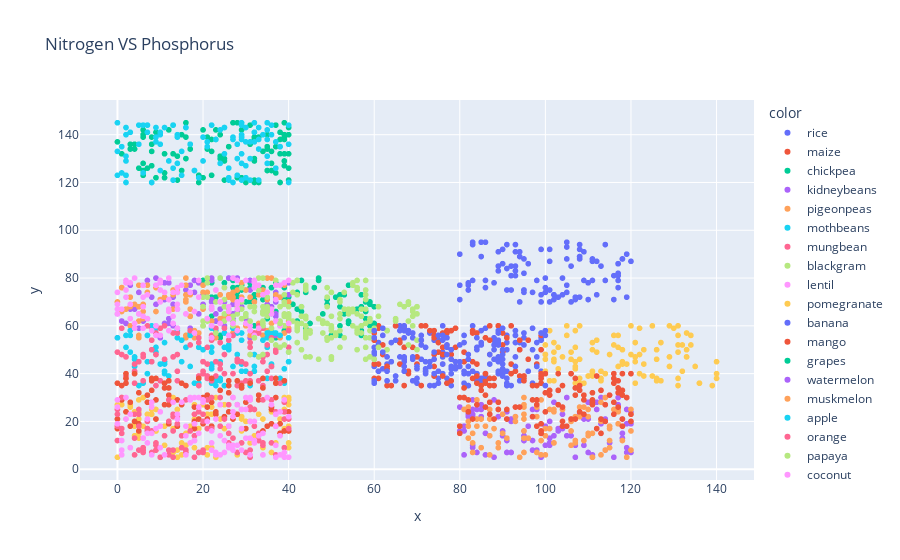

This figure's notebook cell:
### Code cell
fig = px.scatter(x=df['N'],y=df['P'],color=df['label'],title="Nitrogen VS Phosphorus")
fig.show()

### Figure 1 — Plotly figure (JSON) as saved in the notebook; plotly's stock layout.template omitted (floating-point values rounded to 4 significant figures)
{"data": [{"hovertemplate": "color=rice<br>x=%{x}<br>y=%{y}<extra></extra>", "legendgroup": "rice", "marker": {"color": "#636efa", "symbol": "circle"}, "mode": "markers", "name": "rice", "showlegend": true, "type": "scattergl", "x": [90, 85, 60, 74, 78, 69, 69, 94, 89, 68, 91, 90, 78, 93, 94, 60, 85, 91, 77, 88, 89, 76, 67, 83, 98, 66, 97, 97, 60, 84, 73, 92, 85, 98, 88, 95, 99, 95, 60, 63, 62, 64, 83, 82, 85, 91, 76, 74, 79, 88, 60, 76, 93, 65, 95, 75, 74, 91, 71, 99, 72, 83, 93, 70, 76, 99, 99, 86, 69, 91, 61, 67, 79, 78, 75, 97, 67, 73, 77, 81, 68, 72, 61, 67, 67, 66, 82, 84, 81, 91, 93, 90, 81, 78, 60, 88, 93, 60, 78, 65], "xaxis": "x", "y": [42, 58, 55, 35, 42, 37, 55, 53, 54, 58, 53, 46, 58, 56, 50, 48, 38, 35, 38, 35, 45, 40, 59, 41, 47, 53, 59, 50, 49, 51, 57, 35, 37, 53, 54, 55, 57, 39, 43, 44, 42, 45, 60, 40, 52, 35, 49, 39, 43, 55, 36, 60, 56, 60, 52, 38, 54, 36, 46, 55, 40, 58, 58, 36, 47, 41, 54, 59, 46, 56, 52, 45, 42, 43, 54, 36, 47, 35, 36, 41, 57, 45, 53, 43, 58, 60, 43, 50, 53, 50, 53, 44, 45, 40, 51, 46, 47, 55, 35, 37], "yaxis": "y"}, {"hovertemplate": "color=maize<br>x=%{x}<br>y=%{y}<extra></extra>", "legendgroup": "maize", "marker": {"color": "#EF553B", "symbol": "circle"}, "mode": "markers", "name": "maize", "showlegend": true, "type": "scattergl", "x": [71, 61, 80, 73, 61, 68, 93, 89, 76, 67, 70, 90, 62, 92, 66, 63, 70, 61, 66, 74, 77, 99, 74, 83, 100, 79, 94, 75, 78, 87, 87, 63, 84, 64, 60, 98, 75, 86, 98, 76, 99, 60, 74, 89, 69, 96, 61, 74, 74, 63, 99, 77, 87, 60, 94, 95, 84, 77, 66, 63, 79, 72, 67, 86, 76, 75, 81, 73, 71, 96, 99, 62, 86, 94, 76, 77, 74, 81, 63, 99, 90, 68, 60, 71, 61, 88, 65, 78, 78, 92, 79, 91, 76, 87, 71, 90, 67, 60, 83, 83], "xaxis": "x", "y": [54, 44, 43, 58, 38, 41, 41, 60, 44, 60, 44, 49, 52, 44, 54, 58, 47, 41, 53, 55, 57, 50, 56, 45, 48, 51, 39, 49, 48, 54, 35, 43, 57, 35, 46, 44, 56, 55, 35, 57, 56, 44, 48, 60, 51, 46, 60, 58, 43, 43, 36, 36, 60, 38, 54, 38, 44, 58, 44, 35, 45, 60, 51, 36, 48, 53, 45, 45, 35, 54, 39, 48, 37, 50, 39, 52, 39, 49, 42, 38, 52, 40, 57, 52, 59, 38, 60, 37, 58, 60, 59, 55, 51, 48, 60, 57, 35, 54, 58, 57], "yaxis": "y"}, {"hovertemplate": "color=chickpea<br>x=%{x}<br>y=%{y}<extra></extra>", "legendgroup": "chickpea", "marker": {"color": "#00cc96", "symbol": "circle"}, "mode": "markers", "name": "chickpea", "showlegend": true, "type": "scattergl", "x": [40, 23, 39, 22, 36, 32, 58, 59, 42, 28, 58, 43, 58, 23, 27, 28, 50, 39, 25, 31, 26, 25, 31, 60, 59, 22, 36, 59, 54, 43, 28, 42, 32, 22, 31, 28, 57, 49, 46, 54, 38, 59, 36, 57, 35, 35, 52, 27, 57, 52, 43, 44, 24, 29, 20, 56, 37, 49, 59, 20, 24, 51, 57, 22, 52, 29, 44, 41, 52, 34, 42, 34, 27, 30, 57, 27, 32, 31, 33, 47, 54, 47, 35, 53, 45, 37, 30, 37, 53, 22, 60, 42, 39, 35, 30, 57, 48, 36, 40, 49], "xaxis": "x", "y": [72, 72, 58, 72, 67, 73, 70, 70, 62, 74, 66, 66, 63, 62, 62, 72, 56, 71, 78, 70, 80, 68, 78, 68, 62, 67, 65, 60, 77, 68, 76, 79, 60, 78, 79, 58, 58, 55, 76, 61, 60, 55, 76, 68, 66, 64, 60, 76, 60, 68, 79, 74, 55, 77, 60, 67, 66, 71, 69, 79, 56, 72, 73, 64, 73, 75, 59, 69, 56, 76, 74, 71, 73, 70, 57, 79, 71, 76, 75, 80, 62, 79, 57, 73, 61, 78, 75, 55, 65, 60, 61, 67, 76, 63, 65, 56, 65, 56, 58, 69], "yaxis": "y"}, {"hovertemplate": "color=kidneybeans<br>x=%{x}<br>y=%{y}<extra></extra>", "legendgroup": "kidneybeans", "marker": {"color": "#ab63fa", "symbol": "circle"}, "mode": "markers", "name": "kidneybeans", "showlegend": true, "type": "scattergl", "x": [13, 25, 31, 40, 2, 26, 17, 26, 17, 27, 28, 25, 28, 25, 12, 6, 22, 27, 10, 23, 19, 19, 22, 37, 11, 18, 21, 24, 34, 16, 17, 37, 40, 9, 1, 33, 23, 6, 25, 7, 8, 27, 28, 32, 27, 17, 0, 13, 34, 9, 11, 3, 35, 3, 23, 22, 31, 34, 12, 27, 7, 24, 11, 37, 25, 34, 20, 37, 18, 4, 37, 5, 11, 22, 12, 5, 27, 31, 36, 5, 32, 11, 0, 14, 29, 32, 17, 13, 14, 9, 20, 40, 27, 14, 7, 27, 30, 37, 27, 22], "xaxis": "x", "y": [60, 70, 55, 64, 61, 65, 57, 80, 59, 59, 58, 57, 80, 60, 78, 77, 79, 80, 55, 65, 78, 65, 70, 64, 71, 79, 63, 80, 60, 75, 77, 72, 73, 77, 62, 59, 59, 62, 63, 79, 72, 64, 66, 57, 56, 77, 65, 72, 60, 80, 72, 67, 69, 77, 62, 71, 79, 59, 63, 56, 63, 67, 71, 74, 76, 66, 69, 65, 74, 67, 56, 59, 61, 80, 61, 74, 69, 75, 68, 65, 79, 78, 55, 59, 68, 68, 64, 69, 67, 69, 73, 78, 72, 67, 56, 65, 63, 70, 63, 60], "yaxis": "y"}, {"hovertemplate": "color=pigeonpeas<br>x=%{x}<br>y=%{y}<extra></extra>", "legendgroup": "pigeonpeas", "marker": {"color": "#FFA15A", "symbol": "circle"}, "mode": "markers", "name": "pigeonpeas", "showlegend": true, "type": "scattergl", "x": [3, 40, 33, 27, 10, 30, 40, 38, 35, 38, 33, 16, 31, 16, 27, 40, 18, 3, 26, 16, 24, 9, 16, 28, 16, 24, 38, 9, 34, 1, 6, 26, 27, 27, 36, 17, 26, 17, 14, 39, 6, 8, 2, 1, 16, 23, 32, 28, 5, 36, 1, 24, 17, 5, 5, 37, 13, 6, 16, 25, 34, 20, 35, 14, 36, 7, 29, 30, 20, 19, 3, 5, 5, 37, 9, 20, 31, 0, 21, 13, 27, 29, 5, 39, 22, 18, 39, 13, 27, 26, 23, 4, 20, 7, 17, 35, 11, 20, 10, 33], "xaxis": "x", "y": [72, 59, 73, 57, 79, 75, 70, 55, 58, 61, 58, 56, 72, 80, 72, 62, 58, 68, 67, 70, 63, 76, 55, 75, 71, 70, 72, 66, 56, 76, 69, 73, 61, 71, 61, 73, 72, 64, 74, 60, 66, 59, 67, 76, 73, 75, 70, 59, 62, 67, 66, 73, 67, 55, 56, 77, 73, 63, 77, 64, 75, 77, 80, 75, 80, 77, 78, 60, 74, 57, 60, 77, 68, 73, 59, 72, 56, 70, 74, 67, 74, 72, 68, 57, 62, 55, 77, 75, 71, 64, 55, 69, 67, 74, 64, 71, 72, 60, 71, 61], "yaxis": "y"}, {"hovertemplate": "color=mothbeans<br>x=%{x}<br>y=%{y}<extra></extra>", "legendgroup": "mothbeans", "marker": {"color": "#19d3f3", "symbol": "circle"}, "mode": "markers", "name": "mothbeans", "showlegend": true, "type": "scattergl", "x": [3, 22, 36, 4, 29, 32, 14, 5, 25, 11, 40, 38, 27, 24, 23, 29, 31, 0, 7, 17, 11, 22, 9, 28, 26, 36, 8, 24, 22, 36, 22, 17, 8, 7, 36, 11, 6, 17, 4, 9, 25, 36, 21, 37, 32, 29, 25, 10, 23, 9, 3, 22, 12, 39, 32, 30, 19, 4, 21, 35, 22, 35, 17, 28, 22, 11, 38, 23, 25, 40, 23, 2, 3, 26, 39, 27, 24, 7, 15, 26, 20, 34, 19, 29, 20, 11, 15, 35, 9, 40, 35, 14, 40, 18, 35, 4, 22, 33, 2, 16], "xaxis": "x", "y": [49, 59, 58, 43, 54, 43, 55, 35, 57, 53, 49, 56, 43, 38, 45, 57, 35, 55, 45, 58, 44, 49, 51, 48, 50, 56, 60, 37, 43, 43, 44, 43, 45, 56, 57, 45, 36, 57, 47, 49, 51, 44, 38, 57, 48, 44, 51, 44, 35, 60, 58, 42, 39, 36, 41, 41, 36, 46, 39, 57, 55, 51, 56, 57, 36, 41, 38, 37, 35, 45, 58, 56, 56, 51, 42, 59, 45, 40, 45, 52, 45, 54, 51, 41, 50, 40, 54, 55, 59, 45, 38, 58, 55, 36, 52, 59, 51, 47, 51, 51], "yaxis": "y"}, {"hovertemplate": "color=mungbean<br>x=%{x}<br>y=%{y}<extra></extra>", "legendgroup": "mungbean", "marker": {"color": "#FF6692", "symbol": "circle"}, "mode": "markers", "name": "mungbean", "showlegend": true, "type": "scattergl", "x": [19, 8, 36, 10, 22, 9, 34, 31, 0, 21, 28, 17, 24, 28, 21, 34, 19, 31, 19, 24, 13, 31, 28, 31, 33, 34, 13, 33, 32, 23, 35, 6, 29, 4, 10, 14, 8, 20, 36, 14, 11, 10, 7, 2, 20, 2, 27, 35, 4, 1, 36, 11, 34, 21, 17, 25, 2, 9, 37, 36, 40, 30, 1, 9, 14, 35, 31, 4, 30, 9, 20, 37, 34, 14, 23, 5, 22, 40, 27, 31, 38, 6, 6, 24, 25, 32, 8, 19, 39, 33, 26, 21, 22, 29, 4, 10, 4, 20, 23, 25], "xaxis": "x", "y": [55, 54, 55, 56, 56, 57, 59, 51, 49, 39, 35, 52, 42, 46, 38, 60, 53, 58, 35, 53, 47, 53, 45, 37, 60, 45, 57, 57, 57, 59, 41, 48, 36, 36, 59, 48, 50, 40, 43, 57, 60, 59, 60, 47, 45, 39, 40, 48, 59, 48, 43, 46, 47, 44, 58, 40, 38, 48, 49, 38, 58, 44, 59, 48, 41, 52, 48, 41, 37, 35, 41, 50, 35, 37, 39, 45, 37, 51, 56, 40, 36, 37, 47, 44, 59, 56, 45, 39, 37, 37, 54, 51, 54, 45, 40, 37, 44, 45, 45, 48], "yaxis": "y"}, {"hovertemplate": "color=blackgram<br>x=%{x}<br>y=%{y}<extra></extra>", "legendgroup": "blackgram", "marker": {"color": "#B6E880", "symbol": "circle"}, "mode": "markers", "name": "blackgram", "showlegend": true, "type": "scattergl", "x": [56, 25, 42, 42, 44, 50, 35, 30, 27, 50, 39, 57, 52, 55, 51, 36, 59, 50, 30, 20, 58, 25, 52, 40, 20, 48, 49, 48, 32, 21, 20, 25, 41, 53, 39, 25, 21, 57, 56, 49, 24, 49, 28, 55, 50, 34, 20, 55, 23, 53, 26, 33, 37, 33, 22, 20, 43, 44, 34, 21, 25, 41, 28, 35, 52, 58, 34, 52, 23, 42, 37, 44, 21, 56, 29, 43, 55, 44, 29, 47, 40, 58, 41, 58, 27, 27, 52, 44, 21, 60, 33, 59, 29, 59, 29, 58, 55, 42, 44, 38], "xaxis": "x", "y": [79, 62, 61, 73, 58, 55, 72, 64, 64, 74, 73, 67, 63, 66, 56, 66, 55, 58, 65, 62, 71, 71, 71, 63, 60, 61, 68, 62, 66, 63, 72, 65, 78, 67, 60, 76, 78, 60, 75, 72, 80, 76, 68, 78, 64, 80, 68, 67, 70, 74, 67, 80, 79, 75, 55, 68, 68, 76, 60, 72, 68, 62, 65, 64, 58, 75, 66, 70, 57, 58, 62, 75, 80, 76, 76, 61, 60, 63, 67, 63, 68, 61, 74, 79, 62, 60, 65, 55, 62, 59, 77, 58, 63, 63, 70, 73, 77, 79, 77, 62], "yaxis": "y"}, {"hovertemplate": "color=lentil<br>x=%{x}<br>y=%{y}<extra></extra>", "legendgroup": "lentil", "marker": {"color": "#FF97FF", "symbol": "circle"}, "mode": "markers", "name": "lentil", "showlegend": true, "type": "scattergl", "x": [32, 13, 38, 11, 37, 29, 2, 6, 13, 8, 6, 2, 3, 27, 39, 40, 37, 31, 22, 3, 4, 13, 12, 4, 9, 18, 32, 6, 15, 0, 30, 3, 2, 10, 14, 39, 19, 18, 31, 28, 5, 16, 34, 14, 22, 24, 2, 26, 27, 24, 13, 6, 12, 32, 6, 10, 38, 17, 26, 23, 32, 19, 22, 28, 1, 12, 36, 28, 12, 22, 26, 16, 14, 33, 21, 0, 10, 30, 0, 35, 7, 9, 14, 14, 36, 28, 28, 40, 10, 12, 37, 0, 7, 10, 39, 26, 9, 4, 34, 33], "xaxis": "x", "y": [76, 61, 60, 74, 71, 71, 72, 59, 64, 58, 77, 75, 69, 80, 78, 79, 62, 60, 67, 78, 80, 61, 66, 61, 60, 66, 56, 72, 77, 65, 79, 63, 78, 78, 67, 65, 72, 57, 58, 58, 65, 65, 65, 69, 55, 61, 79, 63, 61, 70, 74, 64, 58, 79, 68, 79, 77, 74, 68, 75, 78, 79, 60, 69, 67, 67, 67, 70, 71, 68, 66, 65, 59, 59, 63, 69, 75, 61, 74, 74, 63, 56, 74, 76, 65, 67, 79, 61, 70, 80, 77, 67, 73, 56, 70, 56, 77, 59, 73, 77], "yaxis": "y"}, {"hovertemplate": "color=pomegranate<br>x=%{x}<br>y=%{y}<extra></extra>", "legendgroup": "pomegranate", "marker": {"color": "#FECB52", "symbol": "circle"}, "mode": "markers", "name": "pomegranate", "showlegend": true, "type": "scattergl", "x": [2, 6, 8, 37, 0, 31, 21, 6, 25, 15, 14, 16, 36, 4, 29, 16, 18, 11, 5, 18, 9, 40, 22, 9, 12, 0, 2, 28, 8, 29, 17, 34, 21, 25, 8, 26, 4, 36, 5, 19, 39, 5, 4, 38, 37, 9, 29, 5, 22, 4, 21, 29, 23, 13, 5, 27, 7, 12, 4, 3, 1, 23, 24, 13, 40, 21, 3, 40, 14, 38, 34, 32, 18, 8, 15, 0, 22, 14, 31, 39, 10, 8, 32, 18, 20, 39, 20, 11, 40, 3, 9, 30, 40, 40, 32, 33, 4, 13, 39, 8], "xaxis": "x", "y": [24, 18, 26, 18, 27, 25, 21, 30, 27, 11, 5, 10, 7, 20, 22, 15, 27, 18, 15, 23, 8, 27, 23, 16, 29, 17, 21, 6, 23, 16, 18, 21, 23, 17, 25, 18, 19, 24, 24, 17, 30, 29, 24, 21, 11, 25, 22, 21, 26, 18, 6, 21, 5, 7, 13, 24, 23, 20, 19, 9, 27, 30, 21, 30, 11, 9, 27, 29, 25, 14, 9, 14, 21, 23, 6, 5, 9, 8, 11, 17, 5, 28, 13, 9, 27, 25, 7, 10, 18, 26, 16, 20, 9, 30, 25, 23, 14, 17, 24, 28], "yaxis": "y"}, {"hovertemplate": "color=banana<br>x=%{x}<br>y=%{y}<extra></extra>", "legendgroup": "banana", "marker": {"color": "#636efa", "symbol": "circle"}, "mode": "markers", "name": "banana", "showlegend": true, "type": "scattergl", "x": [91, 105, 108, 86, 80, 93, 90, 108, 108, 105, 118, 101, 95, 106, 86, 83, 85, 109, 100, 117, 114, 110, 94, 80, 114, 88, 112, 117, 111, 89, 93, 92, 105, 102, 94, 116, 117, 119, 99, 91, 80, 101, 108, 100, 109, 82, 106, 90, 83, 119, 107, 116, 101, 93, 95, 107, 83, 102, 86, 117, 111, 95, 91, 93, 92, 104, 103, 92, 93, 120, 108, 105, 98, 111, 97, 95, 89, 89, 118, 101, 99, 82, 90, 95, 104, 102, 100, 94, 99, 112, 117, 96, 113, 105, 85, 108, 92, 110, 82, 117], "xaxis": "x", "y": [94, 95, 92, 76, 77, 94, 92, 89, 88, 77, 88, 87, 75, 85, 95, 79, 95, 79, 76, 86, 94, 78, 70, 71, 79, 78, 73, 76, 87, 83, 91, 81, 74, 71, 91, 71, 79, 72, 73, 84, 90, 70, 89, 80, 91, 78, 70, 86, 95, 90, 72, 81, 75, 81, 75, 71, 94, 73, 79, 86, 79, 74, 75, 83, 85, 80, 72, 75, 85, 87, 72, 88, 79, 88, 74, 82, 91, 85, 88, 92, 92, 77, 86, 88, 73, 73, 74, 89, 70, 87, 82, 86, 85, 93, 89, 94, 81, 71, 75, 81], "yaxis": "y"}, {"hovertemplate": "color=mango<br>x=%{x}<br>y=%{y}<extra></extra>", "legendgroup": "mango", "marker": {"color": "#EF553B", "symbol": "circle"}, "mode": "markers", "name": "mango", "showlegend": true, "type": "scattergl", "x": [2, 39, 21, 25, 0, 20, 19, 18, 11, 30, 18, 23, 37, 11, 12, 3, 37, 26, 14, 40, 4, 36, 30, 28, 38, 12, 38, 8, 15, 34, 11, 33, 12, 12, 5, 1, 16, 35, 4, 9, 2, 26, 34, 5, 31, 34, 36, 7, 38, 5, 37, 21, 37, 23, 36, 24, 26, 22, 11, 29, 22, 23, 1, 2, 39, 15, 3, 8, 33, 14, 18, 9, 20, 9, 26, 31, 14, 40, 28, 0, 1, 2, 12, 7, 0, 26, 27, 22, 22, 28, 7, 29, 8, 39, 40, 19, 21, 22, 31, 18], "xaxis": "x", "y": [40, 24, 26, 22, 21, 19, 21, 17, 36, 28, 19, 23, 30, 27, 19, 28, 38, 37, 18, 16, 20, 25, 17, 37, 15, 37, 19, 33, 27, 16, 36, 29, 31, 34, 16, 30, 35, 18, 40, 29, 38, 32, 38, 32, 29, 34, 19, 17, 15, 19, 36, 31, 36, 23, 26, 33, 18, 17, 34, 35, 28, 24, 35, 24, 37, 36, 18, 38, 31, 29, 20, 21, 30, 38, 24, 36, 18, 16, 27, 17, 29, 36, 27, 28, 36, 35, 21, 38, 18, 23, 31, 34, 37, 16, 24, 38, 21, 18, 20, 26], "yaxis": "y"}, {"hovertemplate": "color=grapes<br>x=%{x}<br>y=%{y}<extra></extra>", "legendgroup": "grapes", "marker": {"color": "#00cc96", "symbol": "circle"}, "mode": "markers", "name": "grapes", "showlegend": true, "type": "scattergl", "x": [24, 13, 22, 36, 24, 2, 35, 11, 6, 17, 25, 27, 9, 16, 32, 22, 31, 3, 28, 4, 39, 38, 36, 25, 15, 24, 13, 5, 30, 23, 26, 7, 32, 9, 20, 32, 3, 38, 14, 20, 40, 36, 11, 0, 19, 31, 4, 39, 8, 39, 32, 12, 8, 8, 21, 40, 39, 19, 21, 17, 33, 22, 32, 37, 15, 39, 40, 40, 29, 32, 6, 8, 34, 35, 16, 8, 25, 16, 39, 38, 33, 35, 1, 39, 28, 6, 6, 29, 37, 38, 38, 14, 6, 32, 11, 23, 40, 6, 37, 35], "xaxis": "x", "y": [130, 144, 123, 125, 131, 123, 140, 122, 123, 134, 130, 145, 122, 139, 141, 138, 144, 136, 122, 136, 145, 132, 133, 121, 125, 140, 132, 126, 120, 142, 135, 126, 139, 141, 142, 129, 134, 138, 131, 122, 126, 128, 132, 137, 123, 136, 134, 139, 127, 138, 120, 142, 133, 139, 134, 140, 127, 120, 139, 136, 139, 133, 130, 135, 140, 132, 121, 132, 142, 121, 140, 120, 133, 135, 145, 136, 129, 130, 129, 135, 120, 125, 132, 140, 145, 128, 139, 122, 144, 120, 141, 121, 125, 138, 124, 138, 143, 142, 124, 134], "yaxis": "y"}, {"hovertemplate": "color=watermelon<br>x=%{x}<br>y=%{y}<extra></extra>", "legendgroup": "watermelon", "marker": {"color": "#ab63fa", "symbol": "circle"}, "mode": "markers", "name": "watermelon", "showlegend": true, "type": "scattergl", "x": [119, 119, 105, 114, 93, 80, 85, 85, 82, 118, 83, 86, 101, 119, 104, 95, 102, 109, 81, 103, 105, 97, 120, 95, 83, 83, 91, 116, 112, 88, 118, 92, 106, 99, 98, 108, 119, 117, 109, 80, 100, 91, 86, 107, 103, 101, 85, 84, 102, 98, 97, 90, 95, 82, 82, 110, 118, 120, 91, 81, 101, 101, 111, 107, 115, 84, 120, 91, 89, 113, 97, 117, 90, 104, 81, 88, 92, 81, 111, 108, 113, 83, 101, 114, 99, 92, 92, 91, 110, 112, 89, 100, 83, 95, 119, 97, 110, 96, 83, 120], "xaxis": "x", "y": [25, 19, 30, 8, 22, 26, 27, 22, 22, 13, 25, 15, 10, 9, 17, 12, 14, 21, 18, 17, 14, 8, 19, 16, 29, 9, 21, 5, 28, 29, 15, 21, 14, 5, 8, 22, 7, 27, 10, 16, 18, 7, 6, 5, 16, 20, 25, 7, 28, 25, 25, 16, 12, 23, 25, 28, 21, 20, 7, 6, 13, 17, 6, 10, 11, 25, 7, 12, 22, 19, 22, 30, 14, 23, 16, 5, 7, 18, 5, 23, 30, 10, 11, 21, 6, 20, 7, 24, 21, 25, 25, 10, 22, 14, 30, 12, 7, 18, 23, 24], "yaxis": "y"}, {"hovertemplate": "color=muskmelon<br>x=%{x}<br>y=%{y}<extra></extra>", "legendgroup": "muskmelon", "marker": {"color": "#FFA15A", "symbol": "circle"}, "mode": "markers", "name": "muskmelon", "showlegend": true, "type": "scattergl", "x": [115, 114, 101, 118, 95, 81, 117, 114, 113, 108, 81, 115, 83, 84, 109, 95, 119, 110, 82, 87, 85, 100, 107, 91, 102, 117, 85, 104, 102, 116, 100, 110, 104, 107, 98, 88, 87, 120, 95, 108, 82, 120, 110, 95, 106, 99, 106, 83, 117, 98, 113, 101, 98, 93, 95, 109, 118, 100, 89, 95, 95, 87, 93, 84, 111, 111, 111, 89, 110, 95, 115, 120, 102, 94, 84, 107, 80, 86, 113, 115, 82, 98, 117, 83, 120, 111, 85, 90, 99, 102, 80, 87, 114, 99, 89, 96, 82, 106, 90, 106], "xaxis": "x", "y": [17, 27, 25, 18, 26, 25, 24, 30, 6, 26, 30, 9, 7, 21, 26, 27, 5, 14, 18, 14, 9, 6, 12, 13, 25, 25, 21, 25, 24, 25, 17, 25, 25, 11, 26, 17, 25, 8, 13, 22, 13, 23, 22, 23, 10, 12, 20, 11, 19, 26, 20, 17, 7, 22, 21, 12, 12, 14, 9, 16, 7, 6, 20, 29, 5, 5, 15, 11, 15, 30, 12, 25, 11, 5, 18, 22, 18, 18, 28, 18, 20, 22, 25, 15, 16, 5, 21, 23, 29, 11, 18, 21, 8, 6, 25, 13, 26, 21, 15, 16], "yaxis": "y"}, {"hovertemplate": "color=apple<br>x=%{x}<br>y=%{y}<extra></extra>", "legendgroup": "apple", "marker": {"color": "#19d3f3", "symbol": "circle"}, "mode": "markers", "name": "apple", "showlegend": true, "type": "scattergl", "x": [24, 7, 14, 8, 20, 32, 27, 0, 22, 1, 30, 29, 13, 9, 0, 30, 36, 37, 33, 7, 35, 29, 2, 34, 29, 32, 13, 25, 9, 6, 37, 2, 11, 10, 24, 23, 18, 13, 26, 28, 26, 21, 21, 5, 2, 15, 31, 25, 16, 19, 10, 20, 28, 28, 2, 2, 27, 30, 32, 29, 26, 40, 6, 35, 17, 33, 16, 27, 29, 3, 15, 5, 10, 7, 2, 29, 30, 29, 14, 18, 33, 40, 9, 38, 28, 35, 12, 1, 0, 31, 35, 29, 33, 14, 35, 40, 25, 31, 36, 10], "xaxis": "x", "y": [128, 144, 128, 120, 129, 137, 139, 123, 144, 124, 122, 121, 126, 139, 133, 143, 140, 137, 121, 144, 128, 128, 143, 140, 144, 141, 144, 143, 137, 144, 126, 120, 143, 141, 142, 138, 125, 121, 122, 123, 121, 137, 135, 144, 123, 133, 130, 143, 143, 122, 125, 139, 123, 136, 131, 140, 138, 127, 145, 139, 126, 136, 124, 138, 136, 134, 143, 120, 145, 141, 123, 136, 136, 141, 129, 138, 137, 132, 139, 125, 143, 144, 143, 135, 130, 142, 129, 135, 145, 121, 131, 140, 138, 140, 145, 120, 132, 137, 144, 140], "yaxis": "y"}, {"hovertemplate": "color=orange<br>x=%{x}<br>y=%{y}<extra></extra>", "legendgroup": "orange", "marker": {"color": "#FF6692", "symbol": "circle"}, "mode": "markers", "name": "orange", "showlegend": true, "type": "scattergl", "x": [22, 37, 27, 7, 20, 26, 5, 0, 39, 13, 21, 33, 6, 19, 24, 9, 31, 22, 13, 16, 4, 0, 8, 4, 33, 30, 21, 11, 9, 5, 29, 33, 8, 15, 16, 0, 5, 6, 10, 1, 1, 0, 24, 36, 40, 40, 32, 9, 13, 15, 29, 1, 18, 14, 33, 4, 17, 12, 34, 39, 31, 12, 12, 26, 19, 39, 16, 36, 37, 39, 31, 18, 20, 5, 20, 25, 14, 37, 26, 13, 32, 19, 28, 24, 7, 18, 7, 20, 18, 34, 20, 37, 12, 34, 6, 27, 13, 6, 40, 31], "xaxis": "x", "y": [30, 6, 13, 16, 7, 27, 23, 18, 24, 23, 17, 12, 9, 7, 18, 11, 8, 17, 5, 8, 13, 25, 7, 23, 14, 7, 29, 14, 8, 18, 25, 12, 16, 14, 7, 12, 25, 8, 5, 17, 30, 23, 27, 11, 21, 22, 18, 10, 16, 9, 11, 15, 5, 22, 15, 6, 16, 20, 29, 28, 25, 6, 29, 11, 24, 21, 29, 29, 23, 9, 5, 12, 20, 8, 8, 21, 19, 18, 15, 22, 25, 7, 7, 30, 17, 23, 20, 23, 14, 11, 29, 24, 8, 10, 13, 30, 8, 7, 17, 26], "yaxis": "y"}, {"hovertemplate": "color=papaya<br>x=%{x}<br>y=%{y}<extra></extra>", "legendgroup": "papaya", "marker": {"color": "#B6E880", "symbol": "circle"}, "mode": "markers", "name": "papaya", "showlegend": true, "type": "scattergl", "x": [61, 58, 45, 39, 31, 70, 68, 34, 38, 69, 58, 59, 44, 56, 69, 56, 49, 38, 54, 57, 39, 58, 61, 34, 31, 47, 32, 36, 61, 70, 44, 34, 50, 39, 34, 44, 31, 65, 44, 50, 43, 60, 70, 59, 60, 42, 35, 34, 36, 39, 37, 33, 34, 49, 40, 68, 50, 65, 40, 42, 49, 59, 63, 70, 63, 40, 63, 45, 66, 54, 69, 67, 45, 56, 70, 44, 50, 52, 35, 68, 32, 32, 48, 39, 49, 48, 69, 53, 38, 57, 51, 56, 54, 58, 68, 42, 43, 35, 56, 39], "xaxis": "x", "y": [68, 46, 47, 65, 68, 68, 62, 65, 68, 64, 51, 47, 64, 57, 60, 58, 55, 51, 65, 57, 52, 67, 64, 62, 48, 46, 68, 59, 51, 54, 56, 68, 59, 70, 61, 60, 62, 62, 57, 47, 50, 46, 68, 62, 58, 60, 66, 65, 54, 64, 52, 47, 48, 54, 65, 52, 46, 63, 49, 53, 55, 62, 58, 65, 50, 64, 58, 58, 69, 67, 67, 68, 57, 50, 50, 47, 60, 51, 68, 69, 55, 55, 62, 69, 61, 57, 66, 55, 61, 64, 57, 65, 66, 55, 70, 59, 64, 67, 59, 64], "yaxis": "y"}, {"hovertemplate": "color=coconut<br>x=%{x}<br>y=%{y}<extra></extra>", "legendgroup": "coconut", "marker": {"color": "#FF97FF", "symbol": "circle"}, "mode": "markers", "name": "coconut", "showlegend": true, "type": "scattergl", "x": [18, 37, 13, 2, 10, 7, 39, 34, 31, 25, 16, 26, 27, 37, 19, 0, 31, 9, 22, 31, 34, 24, 1, 31, 10, 36, 38, 11, 16, 33, 16, 32, 38, 8, 23, 29, 24, 32, 30, 14, 27, 40, 17, 30, 28, 39, 32, 7, 29, 34, 14, 18, 7, 24, 39, 29, 10, 0, 32, 37, 20, 31, 17, 1, 6, 15, 27, 3, 8, 20, 26, 1, 27, 23, 0, 38, 25, 40, 0, 26, 35, 19, 31, 17, 2, 30, 8, 18, 8, 40, 27, 21, 3, 22, 27, 22, 28, 23, 37, 19], "xaxis": "x", "y": [30, 23, 28, 21, 18, 11, 5, 6, 30, 7, 18, 10, 8, 18, 15, 19, 20, 17, 11, 6, 6, 6, 8, 13, 9, 27, 24, 6, 14, 14, 6, 11, 14, 6, 6, 25, 14, 12, 25, 21, 22, 5, 11, 30, 10, 7, 20, 15, 17, 15, 23, 19, 21, 27, 29, 8, 24, 29, 11, 10, 29, 29, 30, 12, 13, 28, 24, 23, 26, 28, 18, 6, 30, 7, 26, 6, 12, 5, 19, 9, 30, 30, 13, 29, 30, 13, 15, 12, 28, 22, 10, 20, 9, 16, 8, 8, 27, 21, 5, 26], "yaxis": "y"}, {"hovertemplate": "color=cotton<br>x=%{x}<br>y=%{y}<extra></extra>", "legendgroup": "cotton", "marker": {"color": "#FECB52", "symbol": "circle"}, "mode": "markers", "name": "cotton", "showlegend": true, "type": "scattergl", "x": [133, 136, 104, 133, 126, 126, 113, 121, 121, 129, 107, 122, 140, 102, 111, 131, 135, 100, 123, 117, 121, 101, 107, 100, 125, 105, 102, 131, 139, 108, 118, 107, 125, 113, 131, 115, 113, 111, 111, 122, 108, 132, 103, 133, 127, 110, 131, 108, 122, 111, 140, 100, 123, 107, 118, 103, 133, 129, 116, 114, 131, 107, 123, 112, 119, 130, 127, 134, 109, 100, 132, 102, 111, 117, 136, 134, 112, 105, 140, 126, 106, 121, 108, 116, 100, 129, 118, 117, 126, 120, 102, 131, 114, 101, 106, 113, 102, 110, 107, 120], "xaxis": "x", "y": [47, 36, 47, 47, 38, 50, 41, 45, 47, 60, 45, 59, 38, 49, 40, 35, 43, 46, 39, 56, 36, 58, 42, 41, 39, 60, 46, 49, 35, 36, 45, 51, 60, 37, 52, 48, 38, 41, 53, 48, 46, 41, 42, 50, 37, 39, 38, 38, 40, 50, 40, 40, 50, 36, 50, 51, 57, 47, 52, 40, 60, 43, 44, 49, 44, 59, 53, 52, 36, 48, 52, 37, 39, 51, 36, 56, 54, 56, 45, 46, 49, 53, 60, 56, 52, 43, 44, 43, 37, 48, 45, 56, 40, 37, 46, 38, 53, 39, 58, 60], "yaxis": "y"}, {"hovertemplate": "color=jute<br>x=%{x}<br>y=%{y}<extra></extra>", "legendgroup": "jute", "marker": {"color": "#636efa", "symbol": "circle"}, "mode": "markers", "name": "jute", "showlegend": true, "type": "scattergl", "x": [89, 60, 63, 86, 96, 100, 63, 70, 67, 74, 89, 74, 89, 60, 67, 70, 74, 90, 82, 73, 85, 81, 84, 80, 76, 76, 81, 76, 69, 82, 69, 81, 67, 72, 65, 78, 77, 89, 62, 90, 66, 80, 89, 77, 94, 75, 60, 62, 84, 100, 75, 78, 82, 100, 88, 67, 72, 89, 89, 61, 79, 84, 98, 75, 89, 91, 77, 66, 62, 82, 61, 99, 70, 90, 73, 67, 84, 72, 71, 64, 65, 60, 86, 90, 91, 87, 72, 71, 82, 71, 80, 77, 95, 63, 93, 87, 88, 90, 90, 84], "xaxis": "x", "y": [47, 37, 41, 40, 41, 35, 37, 43, 55, 40, 53, 46, 41, 55, 43, 38, 49, 40, 35, 45, 53, 56, 55, 45, 54, 56, 40, 44, 47, 40, 57, 36, 60, 51, 39, 50, 52, 52, 49, 48, 47, 52, 52, 51, 37, 41, 55, 56, 40, 56, 56, 46, 48, 58, 50, 41, 42, 40, 57, 41, 45, 40, 43, 36, 58, 41, 48, 58, 59, 35, 41, 57, 42, 59, 43, 46, 37, 41, 56, 53, 54, 58, 39, 50, 38, 48, 41, 54, 46, 52, 43, 55, 57, 47, 43, 44, 52, 39, 39, 38], "yaxis": "y"}, {"hovertemplate": "color=coffee<br>x=%{x}<br>y=%{y}<extra></extra>", "legendgroup": "coffee", "marker": {"color": "#EF553B", "symbol": "circle"}, "mode": "markers", "name": "coffee", "showlegend": true, "type": "scattergl", "x": [91, 107, 83, 108, 116, 116, 109, 89, 118, 111, 84, 85, 99, 81, 95, 81, 80, 104, 109, 100, 100, 83, 120, 104, 108, 91, 86, 98, 111, 84, 98, 118, 103, 82, 86, 88, 84, 120, 106, 113, 117, 80, 88, 113, 87, 113, 98, 97, 85, 82, 103, 112, 99, 120, 114, 100, 108, 115, 87, 82, 94, 87, 118, 87, 92, 97, 99, 89, 112, 111, 114, 117, 111, 119, 116, 95, 86, 117, 105, 109, 80, 101, 103, 93, 104, 116, 107, 101, 107, 99, 103, 118, 106, 116, 97, 107, 99, 118, 117, 104], "xaxis": "x", "y": [21, 21, 38, 24, 28, 23, 31, 25, 18, 32, 36, 33, 15, 30, 39, 34, 15, 20, 29, 32, 24, 21, 23, 26, 33, 25, 26, 18, 27, 39, 27, 21, 27, 24, 31, 35, 27, 40, 40, 21, 34, 30, 21, 33, 23, 15, 29, 29, 35, 29, 33, 17, 19, 20, 27, 40, 35, 31, 28, 24, 26, 28, 40, 38, 40, 22, 40, 28, 39, 28, 20, 26, 29, 30, 40, 37, 40, 37, 18, 23, 18, 31, 33, 26, 35, 36, 38, 33, 31, 16, 40, 31, 21, 38, 35, 34, 15, 33, 32, 18], "yaxis": "y"}], "layout": {"legend": {"title": {"text": "color"}, "tracegroupgap": 0}, "title": {"text": "Nitrogen VS Phosphorus"}, "xaxis": {"anchor": "y", "domain": [0, 1], "title": {"text": "x"}}, "yaxis": {"anchor": "x", "domain": [0, 1], "title": {"text": "y"}}}}
